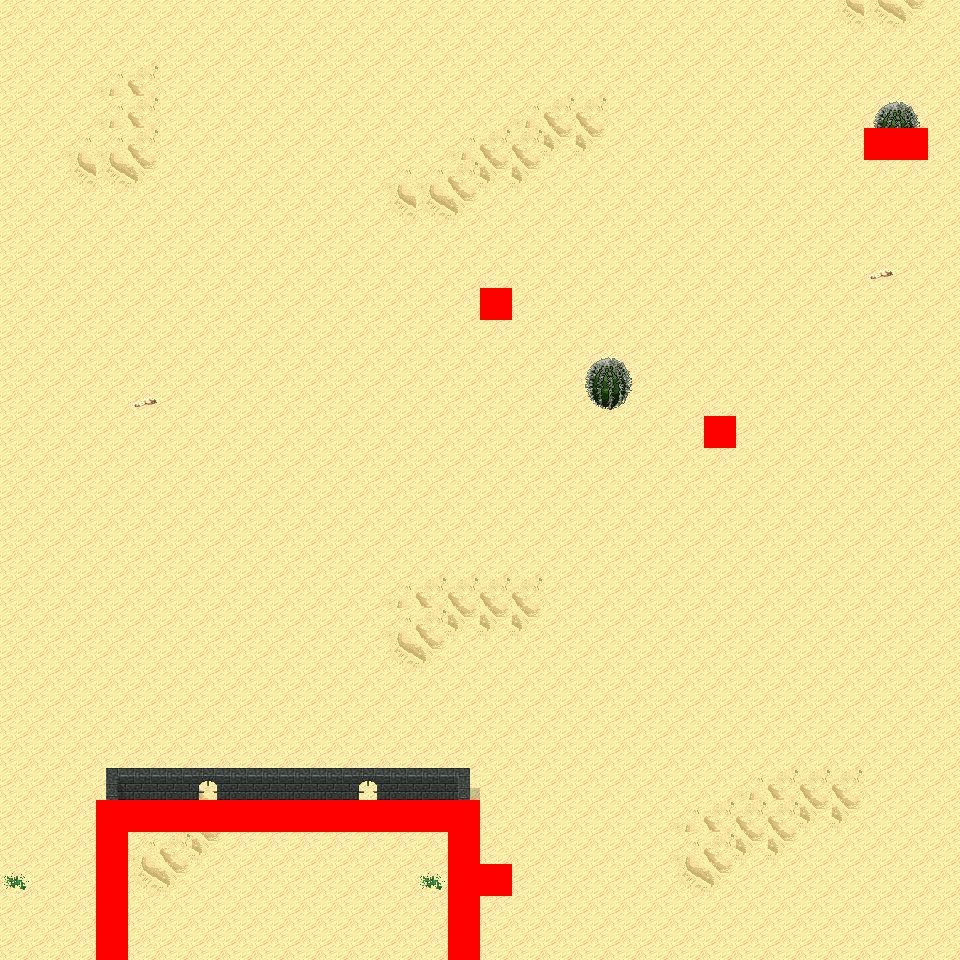

This is a level from a 2D game, rendered from its Tiled map with the project's own tilesets. A one-line summary and the map file follow, with tile-layer data summarised:
An orthogonal 30x30 tile map with 32x32 px tiles, 6 tile layers (Ground, Object, Object2, Above, ...), 16 tilesets and 6 objects (6x mapExit).

<map version="1.0" orientation="orthogonal" renderorder="right-down" width="30" height="30" tilewidth="32" tileheight="32" nextobjectid="7">
  <tileset firstgid="1" name="tileset_logic_collision" tilewidth="32" tileheight="32" tilecount="1" columns="1">
    <image source="../drawable/tileset_logic_collision.png" width="32" height="32" />
  </tileset>
  <tileset firstgid="2" name="tileset_ground_ground" tilewidth="32" tileheight="32" tilecount="33" columns="3">
    <image source="../drawable/tileset_ground_ground.png" width="96" height="352" />
  </tileset>
  <tileset firstgid="35" name="tileset_terrain_desert" tilewidth="32" tileheight="32" tilecount="88" columns="8">
    <image source="../drawable/tileset_terrain_desert.png" width="256" height="352" />
  </tileset>
  <tileset firstgid="123" name="tileset_ground_sand_edges" tilewidth="32" tileheight="32" tilecount="15" columns="5">
    <image source="../drawable/tileset_ground_sand_edges.png" width="160" height="96" />
  </tileset>
  <tileset firstgid="138" name="tileset_ground_sand_2" tilewidth="32" tileheight="32" tilecount="15" columns="5">
    <image source="../drawable/tileset_ground_sand_2.png" width="160" height="96" />
  </tileset>
  <tileset firstgid="153" name="tileset_building_stone_ruins" tilewidth="32" tileheight="32" tilecount="72" columns="6">
    <image source="../drawable/tileset_building_stone_ruins.png" width="192" height="384" />
  </tileset>
  <tileset firstgid="225" name="tileset_item_statue_blackened_column" tilewidth="32" tileheight="32" tilecount="4" columns="1">
    <image source="../drawable/tileset_item_statue_blackened_column.png" width="32" height="128" />
  </tileset>
  <tileset firstgid="229" name="tileset_item_statue_skull_carving" tilewidth="32" tileheight="32" tilecount="4" columns="2">
    <image source="../drawable/tileset_item_statue_skull_carving.png" width="64" height="64" />
  </tileset>
  <tileset firstgid="233" name="tileset_item_statue_skullpedestal" tilewidth="32" tileheight="32" tilecount="2" columns="1">
    <image source="../drawable/tileset_item_statue_skullpedestal.png" width="32" height="64" />
  </tileset>
  <tileset firstgid="235" name="tileset_plant_tree_banana_tree" tilewidth="32" tileheight="32" tilecount="40" columns="4">
    <image source="../drawable/tileset_plant_tree_banana_tree.png" width="128" height="320" />
  </tileset>
  <tileset firstgid="275" name="tileset_plant_tree_palm_tree" tilewidth="32" tileheight="32" tilecount="6" columns="2">
    <image source="../drawable/tileset_plant_tree_palm_tree.png" width="64" height="96" />
  </tileset>
  <tileset firstgid="281" name="tileset_plant_tree_palm_trees" tilewidth="32" tileheight="32" tilecount="40" columns="4">
    <image source="../drawable/tileset_plant_tree_palm_trees.png" width="128" height="320" />
  </tileset>
  <tileset firstgid="321" name="tileset_plant_bush_large_green" tilewidth="32" tileheight="32" tilecount="9" columns="3">
    <image source="../drawable/tileset_plant_bush_large_green.png" width="96" height="96" />
  </tileset>
  <tileset firstgid="330" name="tileset_plant_cactus" tilewidth="32" tileheight="32" tilecount="2" columns="1">
    <image source="../drawable/tileset_plant_cactus.png" width="32" height="64" />
  </tileset>
  <tileset firstgid="332" name="tileset_plant_lily_pads" tilewidth="32" tileheight="32" tilecount="2" columns="1">
    <image source="../drawable/tileset_plant_lily_pads.png" width="32" height="64" />
  </tileset>
  <tileset firstgid="334" name="tileset_plant_round_cactuses" tilewidth="32" tileheight="32" tilecount="20" columns="10">
    <image source="../drawable/tileset_plant_round_cactuses.png" width="320" height="64" />
  </tileset>
  <layer name="Ground" width="30" height="30">
    <data>[900 cells, 900 non-empty, 6 distinct tile ids]</data>
  </layer>
  <layer name="Object" width="30" height="30">
    <data>[900 cells, 29 non-empty, 11 distinct tile ids]</data>
  </layer>
  <layer name="Object2" width="30" height="30">
    <data>[900 cells, 0 non-empty, 0 distinct tile ids]</data>
  </layer>
  <layer name="Above" width="30" height="30">
    <data>[900 cells, 16 non-empty, 6 distinct tile ids]</data>
  </layer>
  <layer name="Above2" width="30" height="30">
    <data>[900 cells, 0 non-empty, 0 distinct tile ids]</data>
  </layer>
  <layer name="Walkable" width="30" height="30">
    <data>[900 cells, 25 non-empty, 1 distinct tile ids]</data>
  </layer>
  <objectgroup name="MapEvents">
    <object id="1" name="north" type="mapExit" x="0" y="0" width="960" height="32">
      <properties>
        <property name="map" value="level_0_x37_y129" />
        <property name="x" value="0" />
        <property name="y" value="28" />
      </properties>
    </object>
    <object id="2" name="south" type="mapExit" x="0" y="928" width="96" height="32">
      <properties>
        <property name="map" value="level_0_x37_y131" />
        <property name="x" value="0" />
        <property name="y" value="1" />
      </properties>
    </object>
    <object id="3" name="south2" type="mapExit" x="128" y="928" width="320" height="32">
      <properties>
        <property name="map" value="level_0_x37_y131" />
        <property name="x" value="4" />
        <property name="y" value="1" />
      </properties>
    </object>
    <object id="4" name="south3" type="mapExit" x="480" y="928" width="480" height="32">
      <properties>
        <property name="map" value="level_0_x37_y131" />
        <property name="x" value="15" />
        <property name="y" value="1" />
      </properties>
    </object>
    <object id="5" name="west" type="mapExit" x="0" y="0" width="32" height="960">
      <properties>
        <property name="map" value="level_0_x36_y130" />
        <property name="x" value="28" />
        <property name="y" value="0" />
      </properties>
    </object>
    <object id="6" name="east" type="mapExit" x="928" y="0" width="32" height="960">
      <properties>
        <property name="map" value="level_0_x38_y130" />
        <property name="x" value="1" />
        <property name="y" value="0" />
      </properties>
    </object>
  </objectgroup>
</map>
